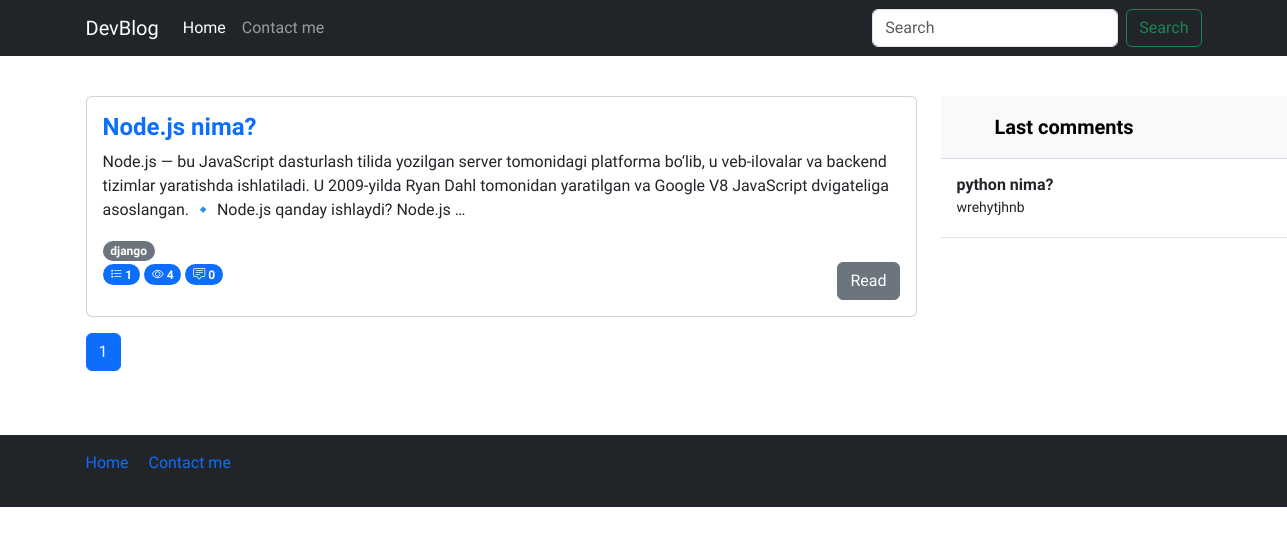
Page /Nodjs/posts on the committed database.
### pageapp/models.py (models this page shows, shortened)
class Post(models.Model):
    title = models.CharField(max_length=200)
    body = models.TextField()
    author = models.CharField(max_length=100)
    category = models.ForeignKey(Category, on_delete=models.PROTECT, related_name='categories')
    tag = models.ManyToManyField(Tag)
    views = models.PositiveIntegerField(default=0)
    publish_date = models.DateTimeField(auto_now_add=True)
    published = models.BooleanField(default=True)
    on_top = models.BooleanField(default=True)

class Tag(models.Model):
    name = models.CharField(max_length=500)
    slug = models.CharField(max_length=250)

class Comment(models.Model):
    author = models.CharField(max_length=100,blank=False)
    comment = models.TextField(verbose_name = "Comment")
    post = models.ForeignKey(Post,on_delete=models.CASCADE, related_name='comments')

### pageapp/views.py (the view)
# urls.py: path("<category_slug>/posts", views.category_list, name='category_list'),
def category_list(request, category_slug):
    category = Category.objects.get(slug=category_slug)
    posts = Post.objects.filter(category=category)
    last_comments = Comment.objects.all().order_by("-id")[:10]
    paginator = Paginator(posts, 3)
    page_number = request.GET.get("page")
    page_obj = paginator.get_page(page_number)
    return render(request, "index.html", context={"page_obj": page_obj, "last_comments": last_comments})

### templates/index.html (shortened to what this page needs)
{% load static %}
<!DOCTYPE html>
<html lang="en">
  <head>
    <link rel="stylesheet" href="{% static 'css/style.css' %}" />
    <link
      rel="stylesheet"
      href="https://cdn.jsdelivr.net/npm/bootstrap-icons@1.11.3/font/bootstrap-icons.min.css"
    />
    <link
      href="https://cdn.jsdelivr.net/npm/bootstrap@5.3.2/dist/css/bootstrap.min.css"
      rel="stylesheet"
    />
  </head>
  <body>
    <header>
      <nav class="navbar navbar-expand-md navbar-dark bg-dark mb-4">
        <div class="container">
          <a class="navbar-brand" href="/">DevBlog</a>
          <div class="collapse navbar-collapse" id="navbarCollapse">
            <ul class="navbar-nav me-auto mb-2 mb-md-0">
              <li class="nav-item">
                <a class="nav-link active" aria-current="page" href="{% url 'blog:home' %}">Home</a>
              </li>
              <li class="nav-item">
                <a class="nav-link" href="{% url 'blog:contact' %}">Contact me</a>
              </li>
            </ul>
            <form
              class="d-flex"
              role="search"
              action="{% url 'blog:search' %}"
              method="get"
            >
              <input
                class="form-control me-2"
                name="query"
                type="search"
                placeholder="Search"
                aria-label="Search"
                control-id="ControlID-1"
              />
              <button
                class="btn btn-outline-success"
                type="submit"
                control-id="ControlID-2"
              >
                Search
              </button>
            </form>
          </div>
        </div>
      </nav>
    </header>
    <main>
      <section>
        <div class="container-md">
          <div class="row">
            <div class="col-sm-12 col-md-9">
              {% for post in page_obj %}
              <div class="card mb-3">
                <div class="card-body">
                  <div class="content">
                    <a
                      href="{% url 'blog:detail' post.id %}"
                      class="text-decoration-none"
                    >
                      <h4 class="card-title fw-bold">{{post.title}}</h4></a
                    >
                    <p class="card-text">{{post.body|truncatewords:'35'}}</p>
                    {% for tag in post.tag.all %}
                    <span class="badge rounded-pill text-bg-secondary"
                      >{{tag.name}}</span
                    >
                    {% endfor %}
                    <br />
                    <span class="badge bg-primary rounded-pill">
                      <i class="bi bi-list-stars"></i>
                      {{post.ratings.all.count}}
                    </span>
                    <span class="badge bg-primary rounded-pill">
                      <i class="bi bi-eye"></i>
                      {{post.views}}
                    </span>
                    <span class="badge bg-primary rounded-pill">
                      <i class="bi bi-chat-square-text"></i>
                      {{post.comments.all.count}}
                    </span>
                    <a
                      href="{% url 'blog:detail' post.id %}"
                      class="btn btn-secondary float-end"
                      >Read</a
                    >
                  </div>
                </div>
              </div>
              {% empty %}
              <h3>Posts not found !</h3>
              {% endfor %}
              <nav aria-label="...">
                <ul class="pagination">
                  {% for page in page_obj.paginator.page_range %}
                  <li class="page-item {% if page_obj.number == page %} active {% endif %}">
                    <a class="page-link" href="?page={{ page }}">{{ page }}</a>
                  </li>
                  {% endfor %}
                </ul>
              </nav>
            </div>
            <div class="col-sm-none col-md-3">
              <div
                class="d-flex flex-column align-items-stretch flex-shrink-0 bg-body-tertiary"
                style="width: 380px"
              >
                <a
                  href="/"
                  class="d-flex align-items-center flex-shrink-0 p-3 link-body-emphasis text-decoration-none border-bottom"
                >
                  <svg class="bi pe-none me-2" width="30" height="24">
                    <use xlink:href="#bootstrap"></use>
                  </svg>
                  <span class="fs-5 fw-semibold">Last comments</span>
                </a>
                <div
                  class="list-group list-group-flush border-bottom scrollarea"
                >
                  {% for comment in last_comments %}
                  <a
                    href="{% url 'blog:detail' comment.post.id %}"
                    class="list-group-item list-group-item-action py-3 lh-sm"
                  >
                    <div
                      class="d-flex w-100 align-items-center justify-content-between"
                    >
                      <strong class="mb-1">{{comment.post.title}}</strong>
                    </div>
                    <div class="col-10 mb-1 small">{{comment.comment}}</div>
                  </a>
                  {% endfor %}
                </div>
              </div>
            </div>
          </div>
        </div>
      </section>
    </main>
    <footer class="footer mt-auto text-white-50 bg-dark">
      <div class="container">
        <div class="row my-5">
          <div class="col-12">
            <nav
              style="--bs-breadcrumb-divider: '|'"
              aria-label="breadcrumb"
              class="py-3"
            >
              <ol class="breadcrumb">
                <li class="breadcrumb-item">
                  <a href="/" class="text-decoration-none">Home</a>
                </li>
                <li class="breadcrumb-item" aria-current="page">
                  <a href="{% url 'blog:contact' %}" class="text-decoration-none">Contact me</a>
                </li>
              </ol>
            </nav>
          </div>
        </div>
      </div>
    </footer>
  </body>
</html>

### staticfiles/css/style.css (style rules this page uses)
* { font-family: 'Onest', sans-serif !important; }

### rows in the picture
Post: title "Node.js nima?", body "Node.js — bu JavaScript dasturlash tilida yozilgan server tomonidagi platforma bo‘lib, u veb-ilovalar va backend tizimlar yaratishda ishlatiladi. U 2009-yilda Ryan Dahl tomonidan yaratilgan va Google V8 JavaScript dvigateliga asoslangan. 🔹 Node.js qanday ishlaydi? Node.js …", ratings.all.count "1", views "4", comments.all.count "0"
Tag: name "django"
Comment: post "python nima?", comment "wrehytjhnb"

### other values in the picture
{{ page }} "1"
